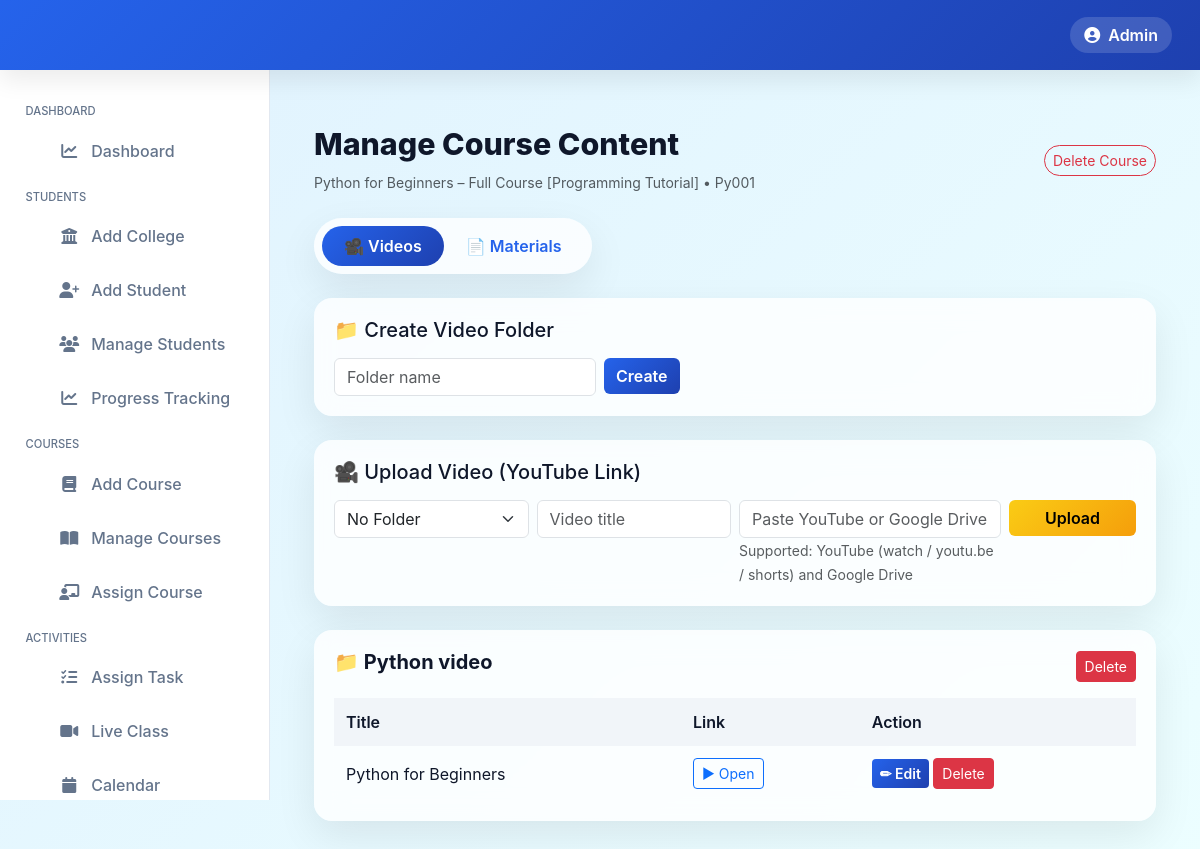
/admin_panel/courses/Py001/ (signed in), run on an earlier commit of the app's database.
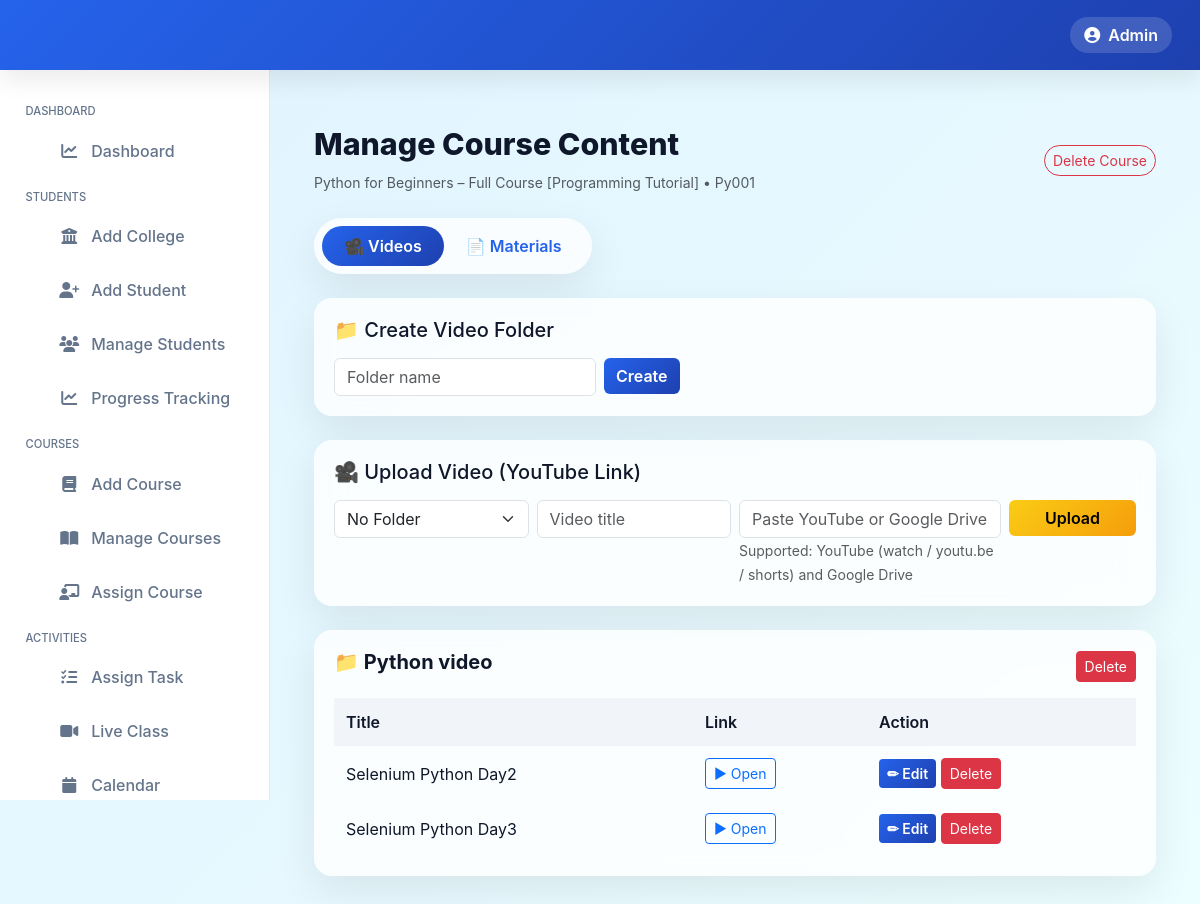
And on a later commit of the database.
### admin_panel/models.py (models this page shows, shortened)
class CourseFolder(models.Model):
    course = models.ForeignKey(Course, on_delete=models.CASCADE, related_name="folders")
    name = models.CharField(max_length=100)
    type = models.CharField(
        max_length=10,
        choices=[("video", "Video"), ("material", "Material")],
        default="material",
    )

class CourseMaterial(models.Model):
    course = models.ForeignKey(
        "Course",
        on_delete=models.CASCADE,
        related_name="materials"
    )
    folder = models.ForeignKey(
        "CourseFolder",
        on_delete=models.SET_NULL,
        null=True,
        blank=True
    )
    file = models.FileField(
        upload_to="materials/",
        null=True,
        blank=True
    )
    link = models.URLField(blank=True)
    type = models.CharField(
        max_length=10,
        choices=[
            ("video", "Video"),
            ("material", "Material")
        ],
        default="material",
    )
    title = models.CharField(max_length=255, blank=True)
    uploaded_at = models.DateTimeField(auto_now_add=True)

### admin_panel/views.py (the view)
    def wrapper(request, *args, **kwargs):
        if not request.session.get("admin_logged_in"):
            return redirect("admin_login")
        return view_func(request, *args, **kwargs)

### admin_panel/views.py (called while the page is built)
def admin_required(view_func):
    def wrapper(request, *args, **kwargs):
        if not request.session.get("admin_logged_in"):
            return redirect("admin_login")
        return view_func(request, *args, **kwargs)
    return wrapper

@admin_required
def manage_course_view(request, course_code):
    course = get_object_or_404(Course, code=course_code)
    folders = CourseFolder.objects.filter(course=course).order_by("type", "name")
    materials = CourseMaterial.objects.filter(course=course).select_related("folder").order_by("-uploaded_at")
    return render(
        request,
        "admin_panel/partials/manage_course.html",
        {"course": course, "folders": folders, "materials": materials},
    )

### admin_panel/templates/admin_panel/partials/manage_course.html (shortened to what this page needs)
{% extends "admin_panel/base.html" %}
{% load static %}
{% block container %}
<div class="container my-4">
  <div class="d-flex justify-content-between align-items-center mb-4">
    <div>
      <h2 class="page-title">Manage Course Content</h2>
      <small class="text-muted">{{ course.name }} • {{ course.code }}</small>
    </div>
    <form method="post" action="{% url 'delete_course' course.code %}"
          onsubmit="return confirm('Delete this course?')">
      <button class="btn btn-outline-danger btn-sm">Delete Course</button>
    </form>
  </div>
  <ul class="nav nav-pills mb-4" id="contentTabs">
    <li class="nav-item">
      <a class="nav-link active" data-target="video-folder" href="#">🎥 Videos</a>
    </li>
    <li class="nav-item">
      <a class="nav-link" data-target="material-folder" href="#">📄 Materials</a>
    </li>
  </ul>
  <div class="video-folder">
    <div class="upload-box">
      <h5 class="mb-3">📁 Create Video Folder</h5>
      <form method="POST" action="{% url 'create_folder' course.id %}" class="row g-2">
        <div class="col-md-4">
          <input type="text" name="folder_name" class="form-control" placeholder="Folder name" required>
        </div>
        <div class="col-auto">
          <button class="btn btn-primary">Create</button>
        </div>
      </form>
    </div>
    <div class="upload-box">
      <h5 class="mb-3">🎥 Upload Video (YouTube Link)</h5>
      <form method="POST" action="{% url 'upload_course_material' course.id %}" class="row g-2">
        <div class="col-md-3">
          <select name="folder_id" class="form-select">
            <option value="">No Folder</option>
          </select>
        </div>
        <div class="col-md-3">
          <input type="text" name="title" class="form-control" placeholder="Video title" required>
        </div>
        <div class="col-md-4">
            <input type="text"
                  name="link"
                  class="form-control"
                  placeholder="Paste YouTube or Google Drive link"
                  required>
            <small class="text-muted">
                Supported: YouTube (watch / youtu.be / shorts) and Google Drive
            </small>
          </div>
        <div class="col-md-2">
          <button class="btn btn-warning w-100">Upload</button>
        </div>
      </form>
    </div>
    {% for folder in course.folders.all %}
    {% if folder.type == 'video' %}
    <div class="folder-card">
      <div class="folder-header mb-3">
        <h5>📁 {{ folder.name }}</h5>
        <a href="{% url 'delete_folder' folder.id %}"
           onclick="return confirm('Delete folder?')"
           class="btn btn-sm btn-danger">Delete</a>
      </div>
      <div class="table-container">
        <table>
          <thead>
            <tr><th>Title</th><th>Link</th><th>Action</th></tr>
          </thead>
          <tbody>
            {% for material in folder.coursematerial_set.all %}
            <tr>
              <td>{{ material.title }}</td>
              <td>
                <a href="{{ material.link }}" target="_blank"
                   class="btn btn-sm btn-outline-primary">▶ Open</a>
              </td>
              <td>
                <button class="btn btn-sm btn-primary"
                        data-bs-toggle="modal"
                        data-bs-target="#editModal{{ material.id }}">
                  ✏ Edit
                </button>
                <a href="{% url 'delete_material' material.id %}"
                   class="btn btn-sm btn-danger"
                   onclick="return confirm('Delete?')">
                   Delete
                </a>
              </td>
            </tr>
            {% empty %}
            <tr><td colspan="3" class="text-muted text-center">No videos</td></tr>
            {% endfor %}
          </tbody>
        </table>
      </div>
    </div>
    {% endif %}
    {% endfor %}
  </div>
</div>
{% endblock %}

What changed in the data, as far as the page shows it:
removed CourseMaterial: title "Python for Beginners"
added CourseMaterial: title "Selenium Python Day2"
added CourseMaterial: title "Selenium Python Day3"
